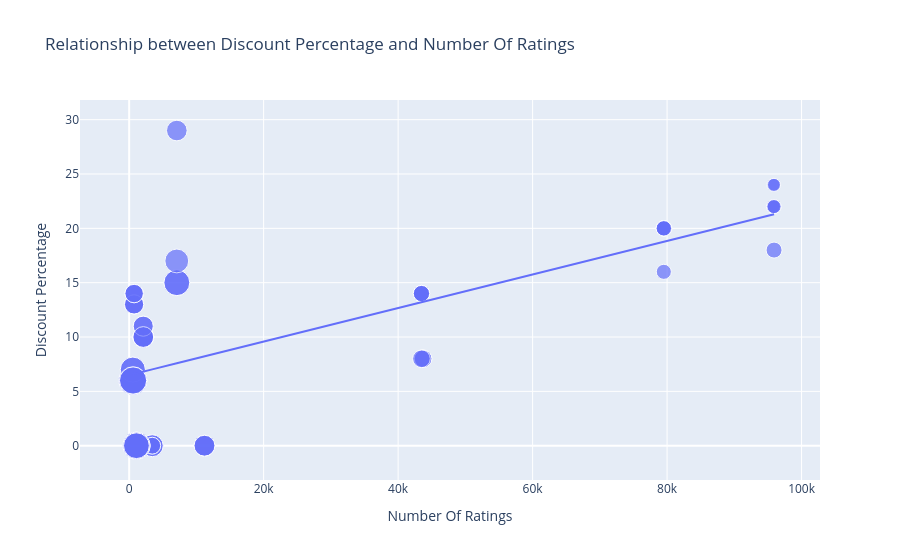

Notebook code cell kept with this figure:
### Code cell
import plotly.express as px

figure = px.scatter(
    data_frame=df,
    x='Number Of Ratings',
    y='Discount Percentage',
    size='Sale Price',
    trendline='ols',
    title='Relationship between Discount Percentage and Number Of Ratings'
)

figure.show()

### Figure 1 — Plotly figure (JSON) as saved in the notebook; plotly's stock layout.template omitted (floating-point values rounded to 4 significant figures)
{"data": [{"hovertemplate": "Number Of Ratings=%{x}<br>Discount Percentage=%{y}<br>Sale Price=%{marker.size}<extra></extra>", "legendgroup": "", "marker": {"color": "#636efa", "size": [49900, 84900, 84900, 77000, 77000, 49900, 49900, 77000, 89900, 41999, 39999, 41999, 41999, 41999, 131900, 117100, 131900, 117100, 74999, 117900, 117100, 117900, 99900, 44999, 140900, 130900, 64900, 120900, 59900, 75900, 110900, 130900, 120900, 64900, 64900, 75900, 75900, 120900, 59900, 120900, 75900, 140900, 70900, 70900, 75900, 59900, 110900, 120900, 130900, 130900, 54999, 54999, 29999, 34999, 34999, 34999, 54999, 29999, 46999, 46999, 46999, 46999], "sizemode": "area", "sizeref": 352.2, "symbol": "circle"}, "mode": "markers", "name": "", "orientation": "v", "showlegend": false, "type": "scatter", "x": [3431, 3431, 3431, 11202, 11202, 3431, 3431, 11202, 1454, 79512, 79512, 79582, 79512, 79512, 1078, 1078, 1078, 1078, 7088, 7088, 1078, 7088, 7081, 95909, 542, 580, 740, 545, 740, 2101, 545, 580, 580, 730, 730, 2101, 2101, 580, 740, 580, 2092, 545, 2101, 2092, 2101, 740, 545, 580, 580, 580, 43707, 43707, 95807, 95909, 95807, 95909, 43470, 95909, 43470, 43470, 43470, 43470], "xaxis": "x", "y": [0, 0, 0, 0, 0, 0, 0, 0, 0, 20, 16, 20, 20, 20, 0, 0, 0, 0, 29, 15, 0, 15, 17, 18, 6, 6, 13, 6, 14, 10, 7, 6, 6, 13, 13, 10, 10, 6, 14, 6, 10, 6, 11, 11, 10, 14, 7, 6, 6, 6, 8, 8, 24, 22, 22, 22, 8, 24, 14, 14, 14, 14], "yaxis": "y"}, {"hovertemplate": "<b>OLS trendline</b><br>Discount Percentage = 0.000154292 * Number Of Ratings + 6.49233<br>R<sup>2</sup>=0.468988<br><br>Number Of Ratings=%{x}<br>Discount Percentage=%{y} <b>(trend)</b><extra></extra>", "legendgroup": "", "marker": {"color": "#636efa", "symbol": "circle"}, "mode": "lines", "name": "", "showlegend": false, "type": "scatter", "x": [542, 545, 545, 545, 545, 580, 580, 580, 580, 580, 580, 580, 580, 730, 730, 740, 740, 740, 740, 1078, 1078, 1078, 1078, 1078, 1454, 2092, 2092, 2101, 2101, 2101, 2101, 2101, 3431, 3431, 3431, 3431, 3431, 7081, 7088, 7088, 7088, 11202, 11202, 11202, 43470, 43470, 43470, 43470, 43470, 43707, 43707, 79512, 79512, 79512, 79512, 79582, 95807, 95807, 95909, 95909, 95909, 95909], "xaxis": "x", "y": [6.576, 6.576, 6.576, 6.576, 6.576, 6.582, 6.582, 6.582, 6.582, 6.582, 6.582, 6.582, 6.582, 6.605, 6.605, 6.607, 6.607, 6.607, 6.607, 6.659, 6.659, 6.659, 6.659, 6.659, 6.717, 6.815, 6.815, 6.816, 6.816, 6.816, 6.816, 6.816, 7.022, 7.022, 7.022, 7.022, 7.022, 7.585, 7.586, 7.586, 7.586, 8.221, 8.221, 8.221, 13.2, 13.2, 13.2, 13.2, 13.2, 13.24, 13.24, 18.76, 18.76, 18.76, 18.76, 18.77, 21.27, 21.27, 21.29, 21.29, 21.29, 21.29], "yaxis": "y"}], "layout": {"legend": {"itemsizing": "constant", "tracegroupgap": 0}, "title": {"text": "Relationship between Discount Percentage and Number Of Ratings"}, "xaxis": {"anchor": "y", "domain": [0, 1], "title": {"text": "Number Of Ratings"}}, "yaxis": {"anchor": "x", "domain": [0, 1], "title": {"text": "Discount Percentage"}}}}
